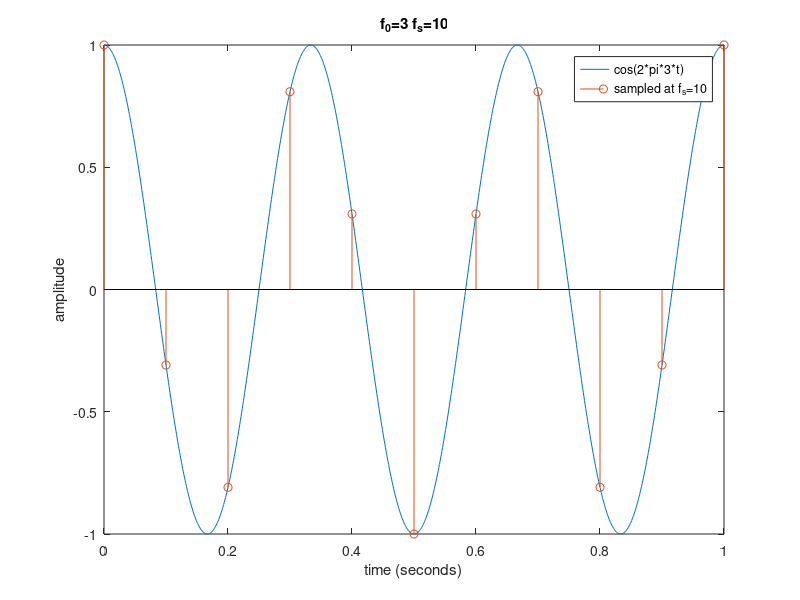
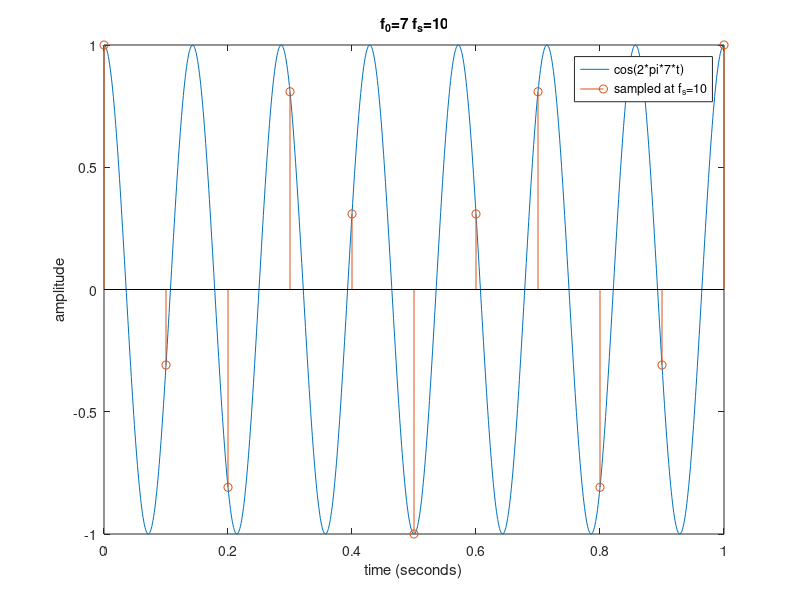
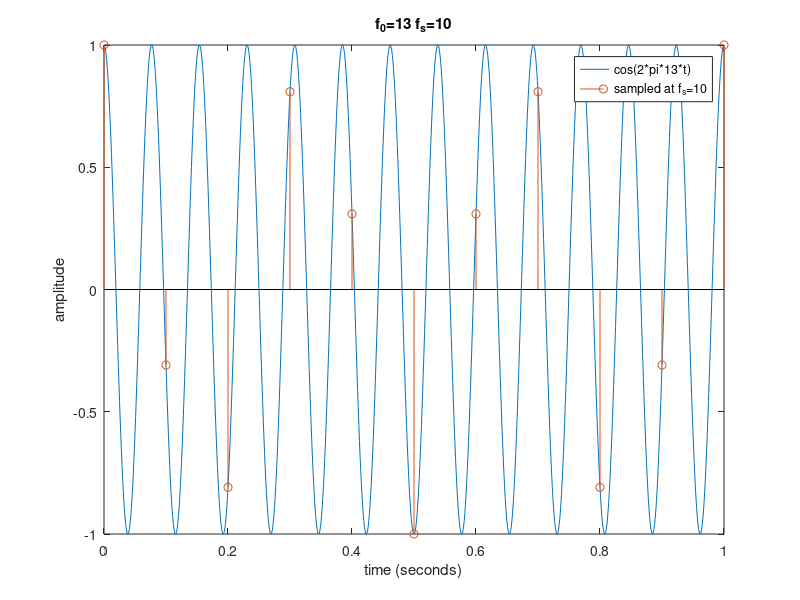

The MATLAB source for these figures, in order:
t=0:0.001:1;
f_s=10;
for f_0=[3 7 13]
	y=cos(2*pi*f_0*t);
	n=0:1/f_s:1;
	y_sampled=cos(2*pi*f_0*n);
	plot(t,y)
	hold on;
	stem(n,y_sampled)
	title(strcat("f_0=",int2str(f_0)," f_s=",int2str(f_s)))
	xlabel("time (seconds)")
	ylabel("amplitude")
	legend(strcat("cos(2*pi*",int2str(f_0),"*t)"),
		strcat("sampled at f_s=",int2str(f_s)))
	saveas(gcf,strcat("f_0",int2str(f_0),".png"))
	hold off;
end
